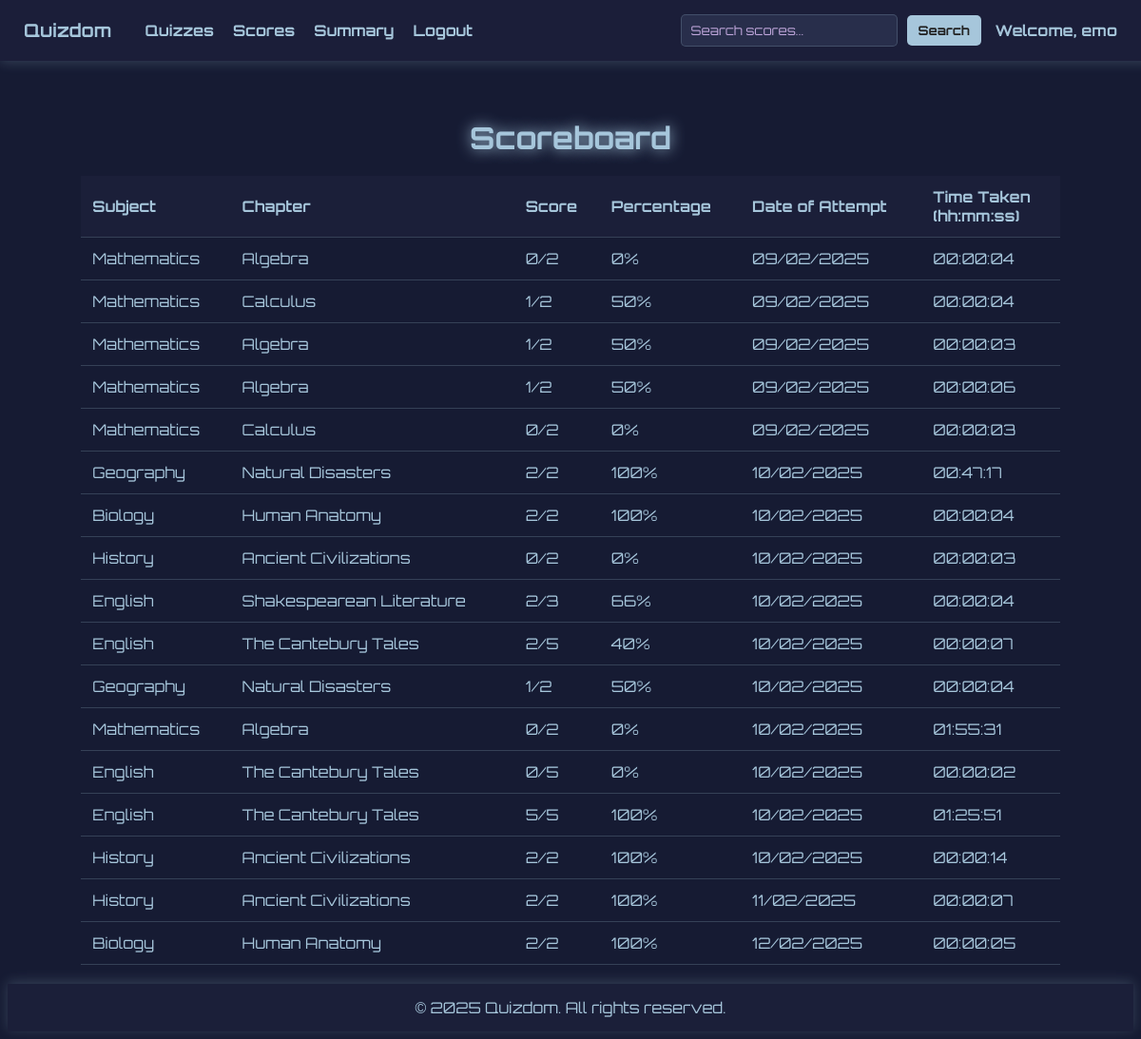
The app's page /Scorecard (signed in) with its own data.
### main.py (models this page shows)
class Subject(db.Model):
    id = db.Column(db.Integer, primary_key=True)
    name = db.Column(db.String(100), nullable=False)
    description = db.Column(db.Text, nullable=False)
    chapters = db.relationship('Chapter', back_populates='subject', cascade="all, delete-orphan")

class Chapter(db.Model):
    id = db.Column(db.Integer, primary_key=True)
    title = db.Column(db.String(100), nullable=False)
    description = db.Column(db.Text, nullable=False)
    subject_id = db.Column(db.Integer, db.ForeignKey('subject.id'), nullable=False)
    subject = db.relationship('Subject', back_populates='chapters')
    quiz = db.relationship('Quiz', back_populates='chapter', cascade="all, delete")

class Score(db.Model):
    id = db.Column(db.Integer, primary_key=True)
    user_id = db.Column(db.Integer, db.ForeignKey('user.id'), nullable=False)
    quiz_id = db.Column(db.Integer, db.ForeignKey('quiz.id'), nullable=False)
    score = db.Column(db.Integer, nullable=False)
    date_taken = db.Column(db.DateTime, default=datetime.utcnow)
    time_taken = db.Column(db.Integer, nullable=False)
    completed = db.Column(db.Boolean, default=False)
    user = db.relationship('User', back_populates='scores')
    quiz = db.relationship('Quiz', back_populates='scores')

### main.py (the view, shortened to what this page needs)
@app.route('/Scorecard')
def scorecard():
    if session.get('username') is None:
        return redirect(url_for('user_login'))
    search_query = request.args.get('search', '').lower()
    user_id = session['user_id']
    scores = db.session.query(Score, Quiz).join(Quiz).join(Chapter).join(Subject).filter(
        (Score.user_id == user_id)
    ).all()
    score_data = []
    for score, quiz in scores:
        total_questions = len(quiz.questions)
        if total_questions > 0:
            percentage_score = int((score.score / total_questions) * 100)
        else:
            percentage_score = 0  # Avoid division by zero
        score_data.append({
            'subject': quiz.chapter.subject.name,
            'chapter': quiz.chapter.title,
            'score': score.score,
            'total_questions': total_questions,
            'percentage': percentage_score,
            'date_taken': score.date_taken.strftime('%d/%m/%Y'),
            'time_taken': score.time_taken
        })
    return render_template('scorecard.html', scores=score_data)

### templates/scorecard.html (shortened to what this page needs)
<!DOCTYPE html>
<html>
<head>
</head>
<body>
    <nav class="navigation">
        <div class="nav-links">
            <span class="brand">Quizdom</span>
            <a href="/Upcomming-Quizzes">Quizzes</a>
            <a href="/Scorecard">Scores</a>
            <a href="/User-Summary">Summary</a>
            <a href="/">Logout</a>
        </div>
        <div class="nav-right">
            <form action="{{ url_for('scorecard') }}" method="GET" class="search-form">
                <input type="text" name="search" class="search-input" placeholder="Search scores..." value="{{ request.args.get('search', '') }}">
                <button type="submit" class="search-button">Search</button>
            </form>
            <span style="color: #A6C6DB; font-weight: bold; margin-right: 50px">Welcome, {{ session['username'] }}</span>
        </div>
    </nav>
    <div class="container">
        <h2 class="dashboard-title">Scoreboard</h2>
        <table>
            <thead>
                <tr>
                    <th>Subject</th>
                    <th>Chapter</th>
                    <th>Score</th>
                    <th>Percentage</th>
                    <th>Date of Attempt</th>
                    <th style="white-space: nowrap;">Time Taken <br> (hh:mm:ss)</th>
                </tr>
            </thead>
            <tbody>
                {% for score in scores %}
                <tr>
                    <td>{{ score.subject }}</td>
                    <td>{{ score.chapter }}</td>
                    <td>{{ score.score }}/{{ score.total_questions }}</td>
                    <td>{{ score.percentage }}%</td>
                    <td>{{ score.date_taken }}</td>
                    <td>{{ "%02d:%02d:%02d" | format(score.time_taken // 3600, (score.time_taken // 60) % 60, score.time_taken % 60) }}</td>
                </tr>
                {% endfor %}
            </tbody>
        </table>
    </div>
    <footer>
        &copy; 2025 Quizdom. All rights reserved.
    </footer>
</body>
</html>

### templates/scorecard.html (style rules this page uses)
* { font-family: 'Orbitron', sans-serif; }
body { background-color: #161B33; color: #DDE3F0; padding-top: 70px; display: flex; flex-direction: column; min-height: 100vh; }
.container { flex: 1; padding: 20px; }
.navigation { position: fixed; top: 0; left: 0; width: 100%; display: flex; justify-content: space-between; align-items: center; background-color: rgba(28, 32, 58, 0.9); padding: 15px 25px; box-shadow: 0 2px 12px rgba(173, 216, 230, 0.2); z-index: 1000; }
.nav-links { display: flex; align-items: center; gap: 20px; }
.nav-links a { text-decoration: none; color: #A6C6DB; font-weight: bold; transition: 0.3s; }
.brand { font-size: 1.2rem; font-weight: bold; color: #A6C6DB; margin-right: 15px; }
.nav-right { display: flex; align-items: center; gap: 15px; }
.dashboard-title { text-align: center; color: #A6C6DB; font-size: 2em; text-shadow: 0 0 15px #A6C6DB; margin-bottom: 20px; }
.search-form { display: flex; align-items: center; gap: 10px; }
.search-input { background-color: rgba(48, 55, 85, 0.7); border: 1px solid rgba(173, 216, 230, 0.2); border-radius: 5px; padding: 8px 35px 8px 10px; color: #A6C6DB; }
.search-input::placeholder { color: #BFA6DB; }
.search-button { background-color: #A6C6DB; border: none; border-radius: 5px; padding: 8px 12px; color: #222; font-weight: bold; cursor: pointer; transition: 0.3s; }
table { width: 90%; margin: auto; border-collapse: collapse; margin-top: 20px; }
th, td { padding: 12px; text-align: left; border-bottom: 1px solid rgba(173, 216, 230, 0.2); color: #A6C6DB; }
th { background-color: rgba(28, 32, 58, 0.9); font-weight: bold; }
button { background-color: #A6C6DB; border: none; border-radius: 5px; padding: 5px 10px; cursor: pointer; color: #222; font-weight: bold; transition: 0.3s; }
footer { background-color: rgba(28, 32, 58, 0.9); color: #A6C6DB; text-align: center; padding: 15px 0; margin-top: auto; box-shadow: 0 -2px 12px rgba(173, 216, 230, 0.2); }

### records on screen
Subject: subject "Mathematics" "Mathematics" "Mathematics" "Mathematics" "Mathematics" "Mathematics"
Chapter: chapter "Algebra" "Algebra" "Algebra" "Algebra"
Chapter: chapter "Calculus" "Calculus"
Subject: subject "Geography" "Geography"
Chapter: chapter "Natural Disasters" "Natural Disasters"
Score: time_taken "00:47:17"
Subject: subject "Biology" "Biology"
Chapter: chapter "Human Anatomy" "Human Anatomy"
Subject: subject "History" "History" "History"
Chapter: chapter "Ancient Civilizations" "Ancient Civilizations" "Ancient Civilizations"
Subject: subject "English" "English" "English" "English"
Chapter: chapter "Shakespearean Literature"
Chapter: chapter "The Cantebury Tales" "The Cantebury Tales" "The Cantebury Tales"
Score: time_taken "01:55:31"
Score: time_taken "01:25:51"

### other values on screen
{{ session['username'] }} "emo"
{{ score.score }} "0" "1" "1" "1" "0" "2" "2" "0" "2" "2" "1" "0" "0" "5" "2" "2" "2"
{{ score.total_questions }} "2" "2" "2" "2" "2" "2" "2" "2" "3" "5" "2" "2" "5" "5" "2" "2" "2"
{{ score.percentage }} "0" "50" "50" "50" "0" "100" "100" "0" "66" "40" "50" "0" "0" "100" "100" "100" "100"
{{ score.date_taken }} "09/02/2025" "09/02/2025" "09/02/2025" "09/02/2025" "09/02/2025" "10/02/2025" "10/02/2025" "10/02/2025" "10/02/2025" "10/02/2025" "10/02/2025" "10/02/2025" "10/02/2025" "10/02/2025" "10/02/2025" "11/02/2025" "12/02/2025"
